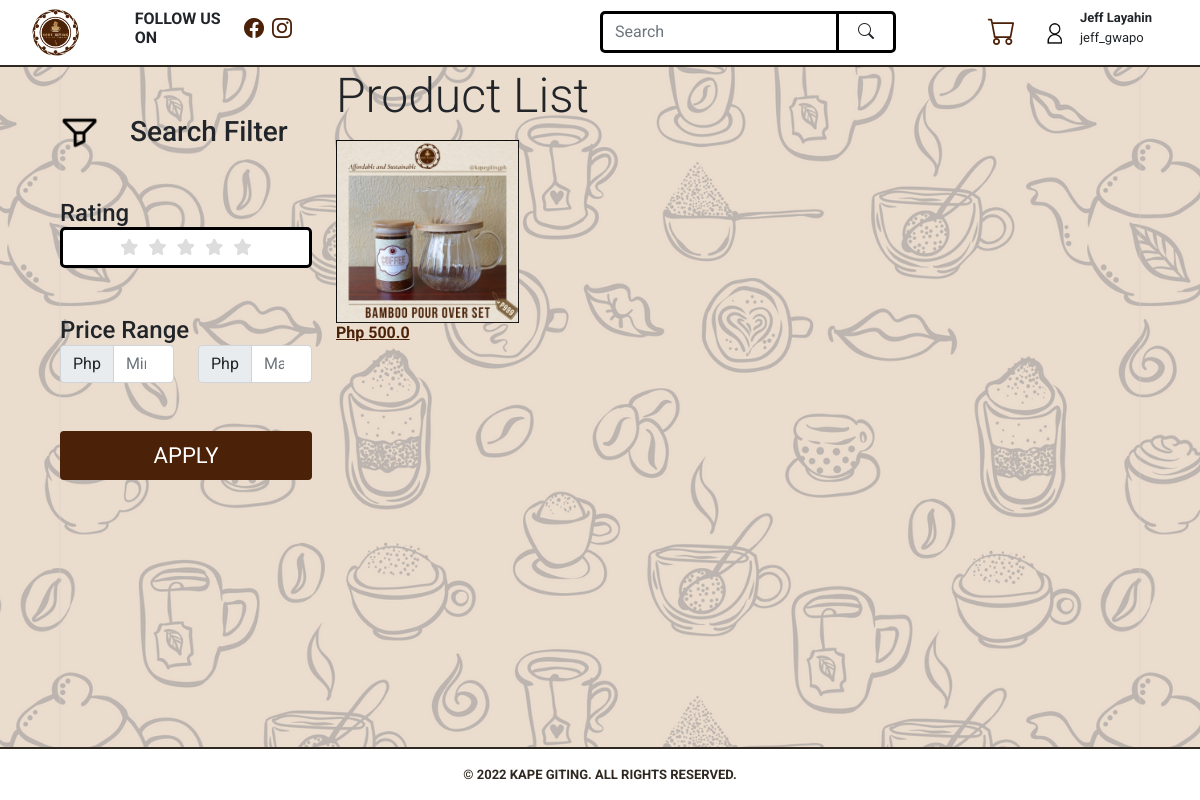
Page /product_list on the earlier database version.
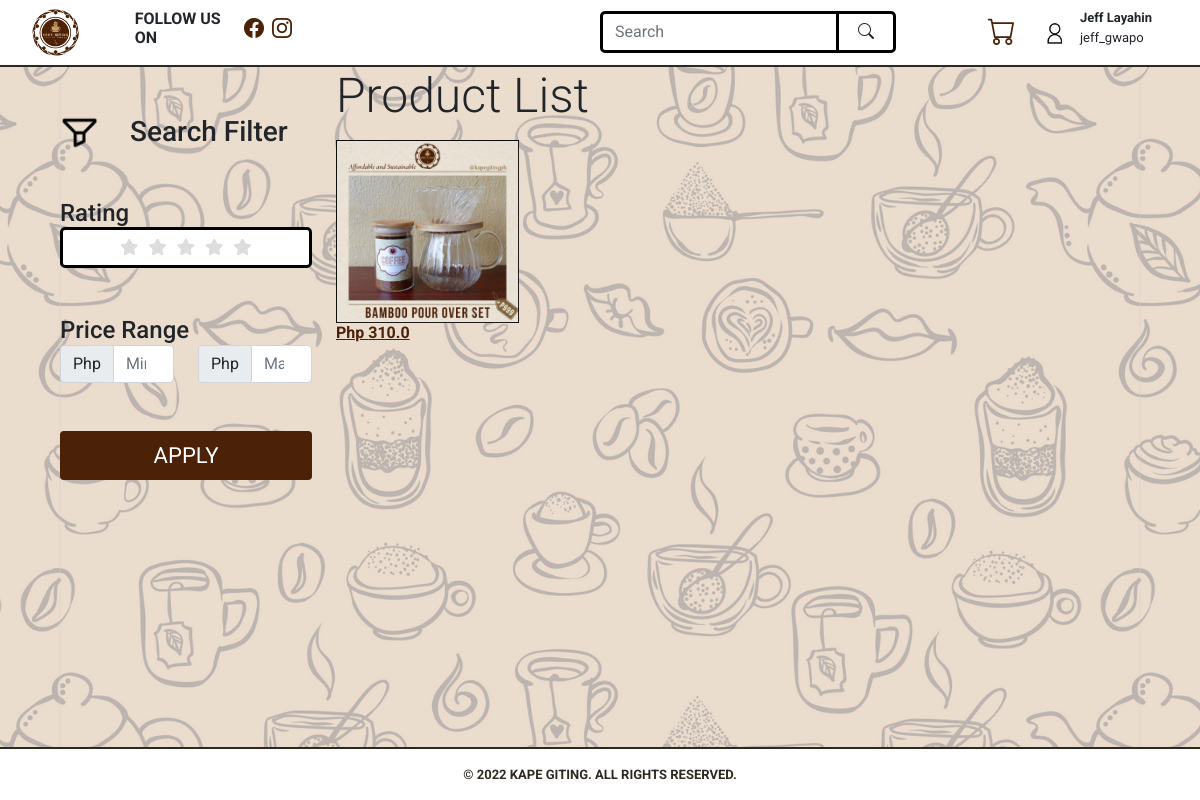
Same page on the later database version.
### product/models.py (models this page shows, shortened)
class Base(models.Model):
    created = DateTimeField(default=datetime.now)
    updated = DateTimeField(default=datetime.now)
    deleted = DateTimeField(blank=True, null=True)
    class Meta:
        abstract = True

class Product(Base):
    label       = models.CharField(max_length=250, blank=True, null=True)
    image_url   = models.CharField(max_length=150, null=True)
    price       = models.FloatField(blank=True, null=True)
    stock       = models.PositiveIntegerField(default=0)
    rating      = models.FloatField(blank=True, null=True)
    description = models.TextField(blank=True, null=True)
    class Meta:
        ordering = ['-created']

### product/views.py (the view)
# urls.py: path('product_list', views.product_list, name='product_list'),
def product_list(request):
    if request.method == "POST":
        max = request.POST.get('max', None)
        max = max if max else 1000.00
        min = request.POST.get('min', 0)
        min = min if min else 0.00
        rating = request.POST.get('rating', 0)
        rating = rating if rating else 0.00
        products = Product.objects.filter(price__gte=min, price__lte=max, rating__gte=rating)
    else:
        products = Product.objects.all()
    return render(request, "product/product_list.html", {
        "csss" : css,
        "jss"  : js,
        "products" : products
    })

### product/templates/product/product_list.html (shortened to what this page needs)
{% extends "base1.html" %}
{% load static %}
{% block content %}
    <article class="container-fluid m-0 px-5 row">
		<section class="col-12 col-lg-3 mt-5">
			<div class="col-12 row h3 d-none d-lg-block">
				<img class="img-fluid col-3" src = "{% static 'resources/filter.png' %}" />
				<span class="col-9"> Search Filter</span>
			</div>
			<form method="POST">
				<div class="col-12 mt-0 mt-lg-5">
					<span class="h4"> Rating </span>
					<fieldset class="rating me-auto">
						<label class = "full" for="star5" title="Awesome - 5 stars"></label>
						<label class = "full" for="star4" title="pretty good - 4 stars"></label>
						<input type="radio" id="star3" name="rating" value="3" /><label class = "full" for="star3" title="somewhat good - 3 stars"></label>
						<label class = "full" for="star2" title="Kinda bad - 2 stars"></label>
						<label class = "full" for="star1" title="bad - 1 star"></label>
					</fieldset>
				</div>
				<div class="col-12 mt-5">
					<span class="h4"> Price Range </span>
					<div class= "row">
						<div class="input-group w-50">
							<span class="input-group-text" id="addon-wrapping">Php</span>
							<input type="number" name="min" class="form-control" placeholder="Min" aria-label="Min" aria-describedby="addon-wrapping">
						</div>
						<div class="input-group w-50">
							<span class="input-group-text" id="addon-wrapping">Php</span>
							<input type="number" name="max" class="form-control" placeholder="Max" aria-label="Max" aria-describedby="addon-wrapping">
						</div>
					</div>
				</div>
				<div class="submit-btn animation-btn-container col-12 mt-5">
					<div class="col-10-md-1 animation-btn">
						<input class="button_text_container" type="submit" value="APPLY">
					</div>
				</div>
			</form>
		</section>
		<section class="col-12 col-lg-9">
			<span class="display-5">Product List</span>
			<div class="row mt-3" style="overflow-y: scroll; height: 70vh;">
				{% for product in products %}
					<a href="{% url 'product:product_item' product.id %}" class="d-block col-6 col-lg-3">
						<img class="img-fluid" src="{{ product.image_url }}" />
						<span class="h6 fw-bolder">Php {{ product.price }}</span>
					</a>
				{% endfor %}
			</div>
		</section>
	</article>
{% endblock %}

Differences in the rows shown:
changed Product: price "500.0" → "310.0"
